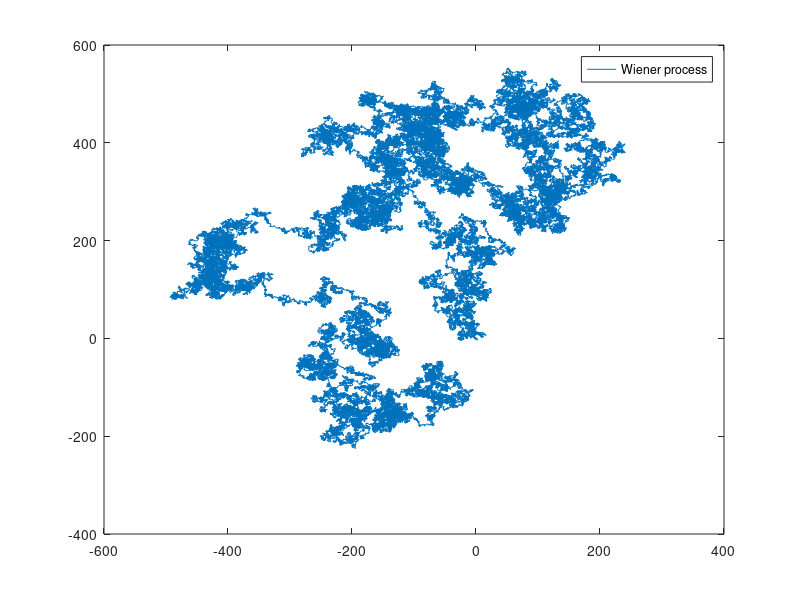

MATLAB code for this plot:
%% 2d Wiener processes

close all, clear all, clc;

N = 250000;

Ts = 1;

n = [0:1:N-1];

DW = random ('norm', 0, Ts, 2, N);

W = zeros(2,N);

    
for i=2:N
    W(1,i) = W(1,i-1) + DW(1,i);
    W(2,i) = W(2,i-1) + DW(2,i);
end

plot (W(1,:), W(2,:));
legend('Wiener process');
